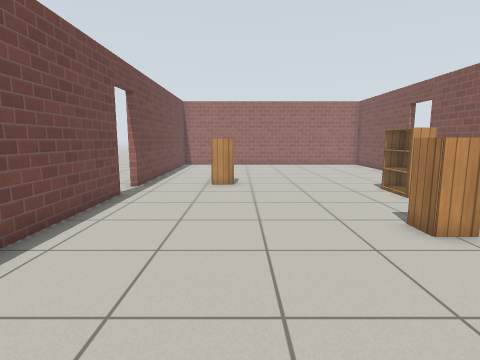
[1] (above)

12 first-person views from a walk through a world built for the Gazebo simulator. The camera is 1 m above the floor, tilts 8° down and sees 80° across. The floor is counted in squares, 0.5 m on a side. Each view is taken from the middle of a square. On the plan, view 1 faces up. The plan holds only what a view shows up to about 17 squares ahead; the rest is blank. Simple patterns stand in for the simulator's built-in surfaces.

[2]
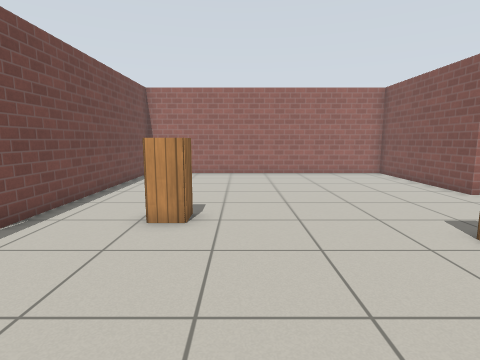

[3]
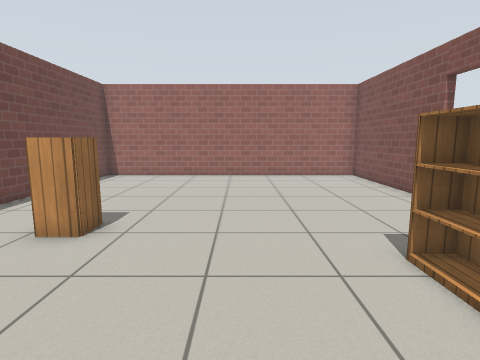

[4]
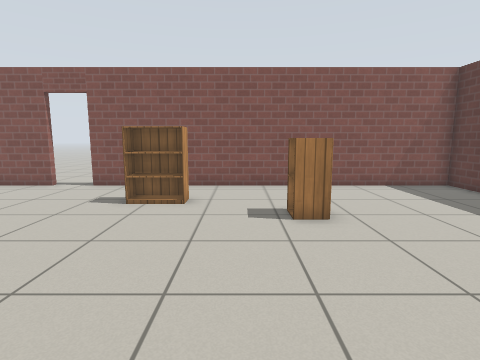

[5]
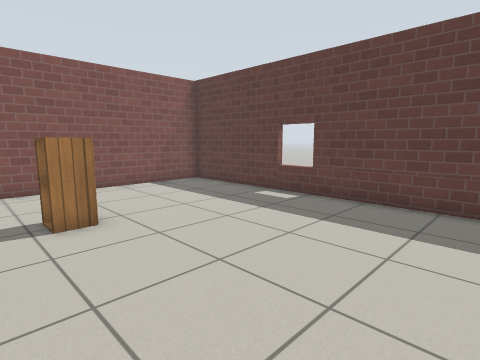

[6]
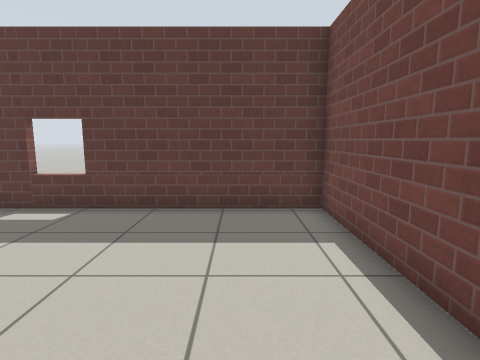

[7]
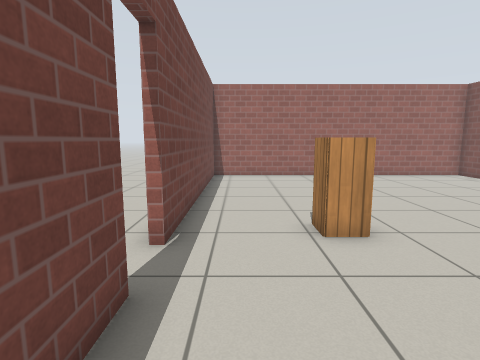

[8]
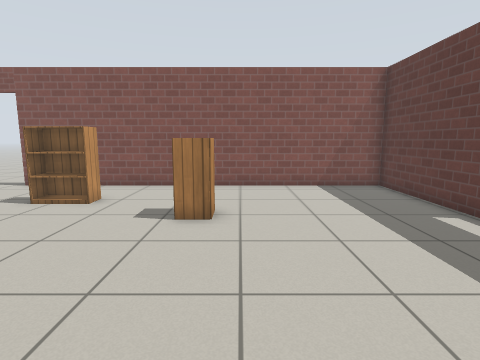

[9]
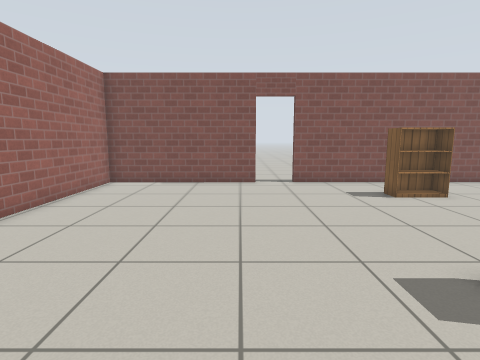

[10]
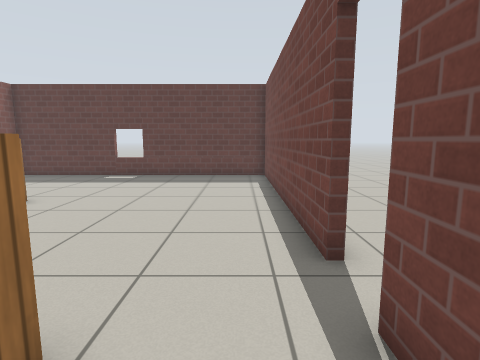

[11]
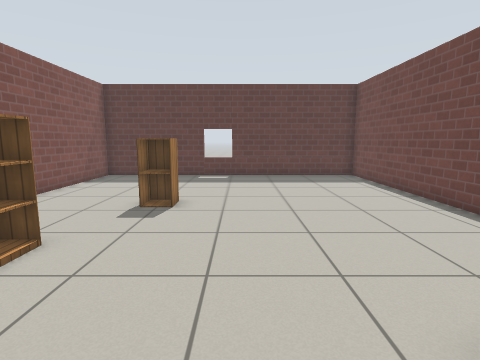

[12]
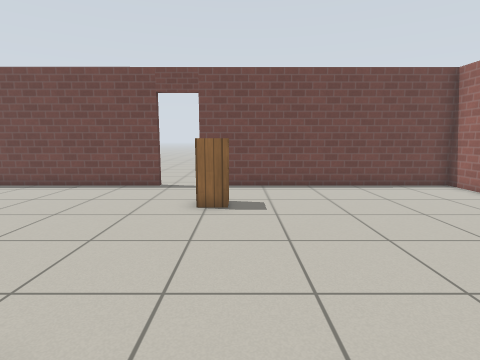

### Floor plan
Points are (right, up) in squares from view 1. A wall is a line through its corners. A room is listed if a view was taken in it or the views show most of it. See-through windows are left out.
Room 1 (views 1, 2, 3, 4, 5, 6, 7, 8, 9, 10, 11, 12)
walls: (-4.4, 10.5) (-4.4, -1.2) (9.5, -1.2) (9.4, 14.5); (9.4, 16.2) (9.4, 23.2) (-4.5, 23.2) (-4.4, 12.3)
ways out: open door at (-4.5, 11.5); open door at (9.5, 15.5)
objects: cabinet (-1, 13); cabinet (4, 6) to (5, 6); bookshelf (6, 10) to (6, 11)

Positions as (right, up) in squares from view 1, and headings:
1: (0, 0), facing up
2: (1, 6), facing up
3: (3, 7), facing up
4: (-3, 8), facing right
5: (-3, 8), facing down-right
6: (-2, 7), facing down
7: (-3, 7), facing up
8: (-3, 5), facing right
9: (-4, 17), facing right
10: (-3, 15), facing down
11: (2, 15), facing down
12: (8, 14), facing left
